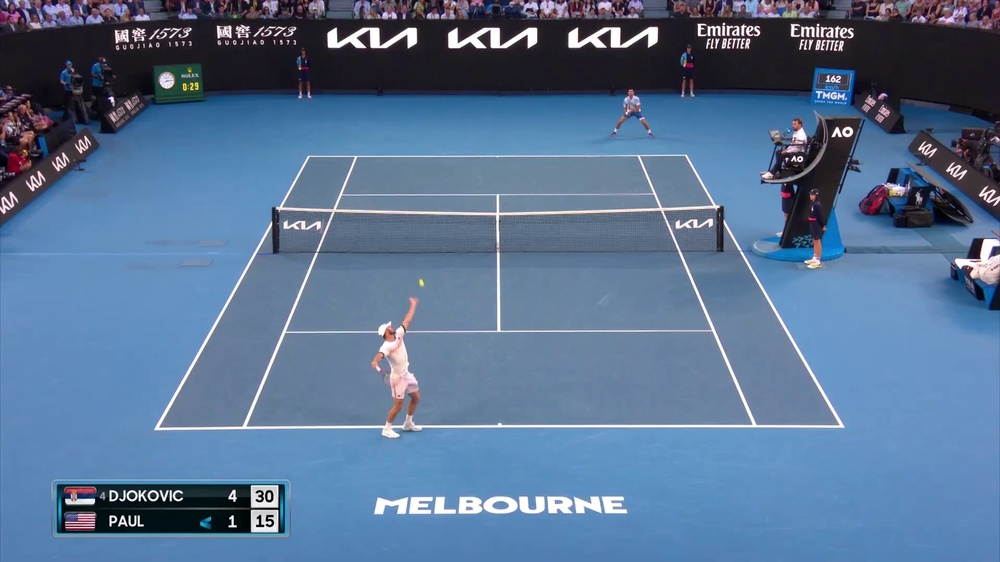
#> input picture photos/court_detection.jpg, 1000 x 562 px, shrunk from 1920 x 1080 before the run, found by its file name
$ python test_line_detector.py
#> lines starting #> are read from the running program, lines starting #| are printed output that depends on the picture; after the words box and inside, x2 and y2 are one past the last pixel; in counts of white or black regions, pixels touching at a corner belong together
import cv2
import numpy as np
def threshold_otsu(
    image: np.ndarray, max_value: int = 255, inverse: bool = False
) -> np.ndarray:

    flags = cv2.THRESH_BINARY_INV if inverse else cv2.THRESH_BINARY
    flags += cv2.THRESH_OTSU
    _, img = cv2.threshold(image, 0, max_value, flags)
    return img

#Read the image
img = cv2.imread("photos/court_detection.jpg")
#> img is the input picture: shape (562, 1000, 3); mean B, G, R 147.4, 115, 88.7
#Create boundary coordinates
lower = np.array([180, 180, 100])
upper = np.array([255, 255, 255])
#Create a mask using the boundary coordinates
mask = cv2.inRange(img, lower, upper)
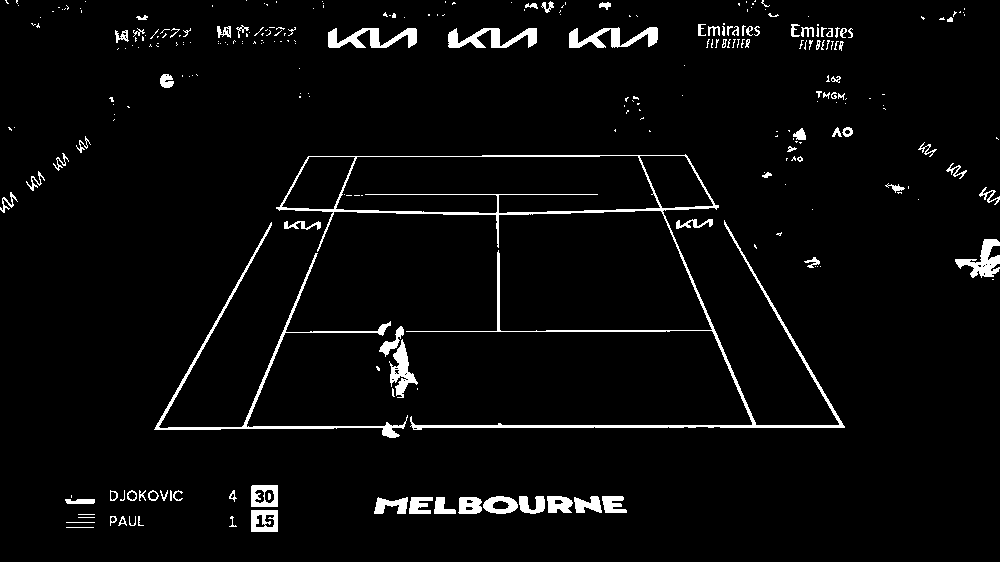
#> mask: shape (562, 1000); 3.7% white; 279 white regions (187 under 20 px), largest, box (x1, y1, x2, y2) and area: (276, 154, 845, 430) 5892, (154, 222, 408, 438) 2294, (328, 28, 417, 48) 906
#Use the mask to create a masked image
masked_img = cv2.bitwise_and(img, img, mask=mask)
gray = cv2.cvtColor(masked_img, cv2.COLOR_BGR2GRAY)
corners = cv2.cornerHarris(gray, 9, 3, 0.01)
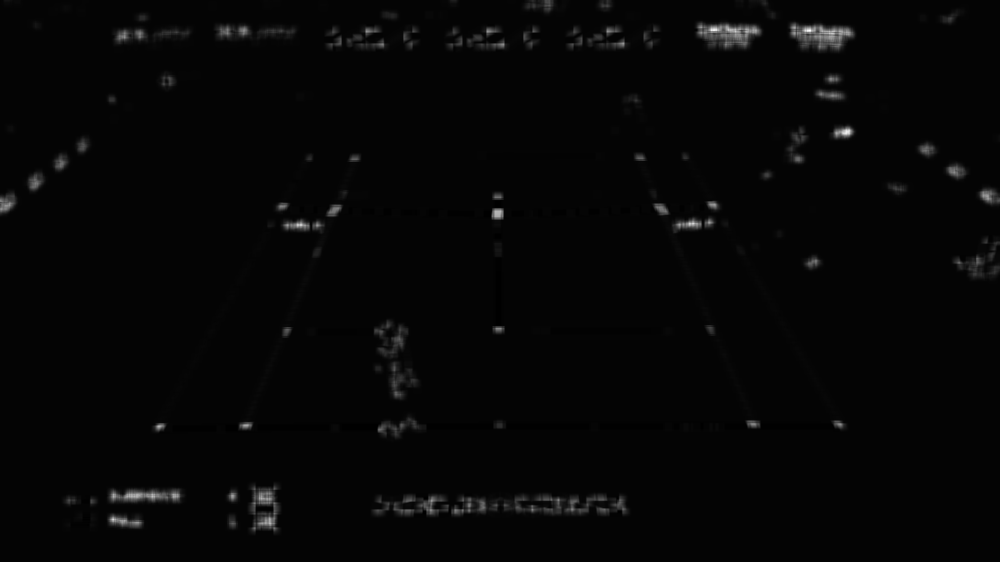
#> corners: shape (562, 1000) float32; min -0.00189, max 0.0959, mean 0.000865; drawn with min black and max white
zero_array = np.zeros_like(img)
corners = cv2.normalize(corners, zero_array, 255, 0, cv2.NORM_MINMAX).astype(np.uint8)
thresh = threshold_otsu(corners)
#> in threshold_otsu, `_, img = cv2.threshold(image, 0, max_value, flags)`:
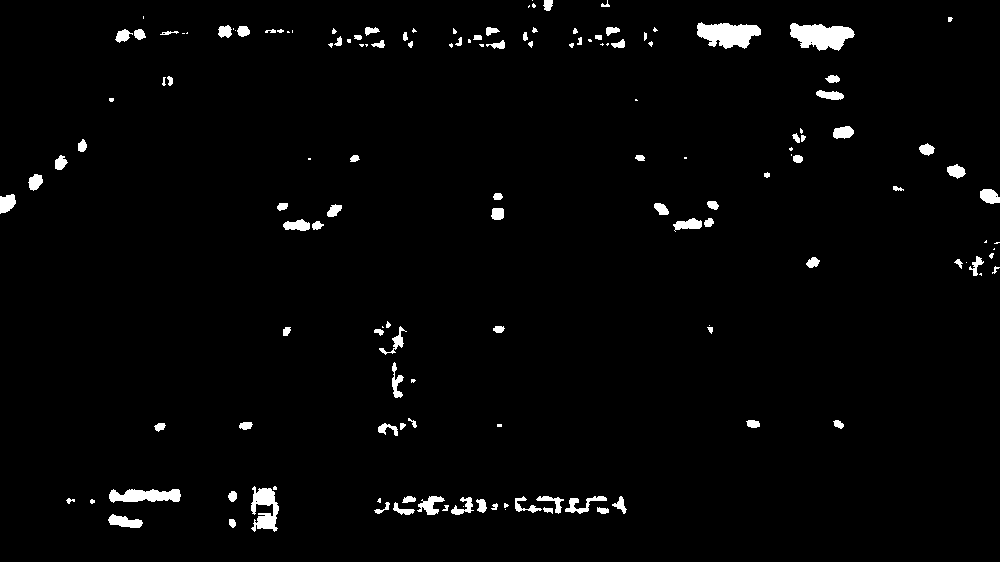
#> img: shape (562, 1000); 2.3% white; 147 white regions (50 under 20 px), largest, box (x1, y1, x2, y2) and area: (790, 23, 855, 51) 1222, (697, 22, 761, 49) 1167, (251, 486, 279, 532) 776
dilated = cv2.dilate(
        thresh,
        cv2.getStructuringElement(cv2.MORPH_RECT, (3, 3)),
        iterations=1,
    )
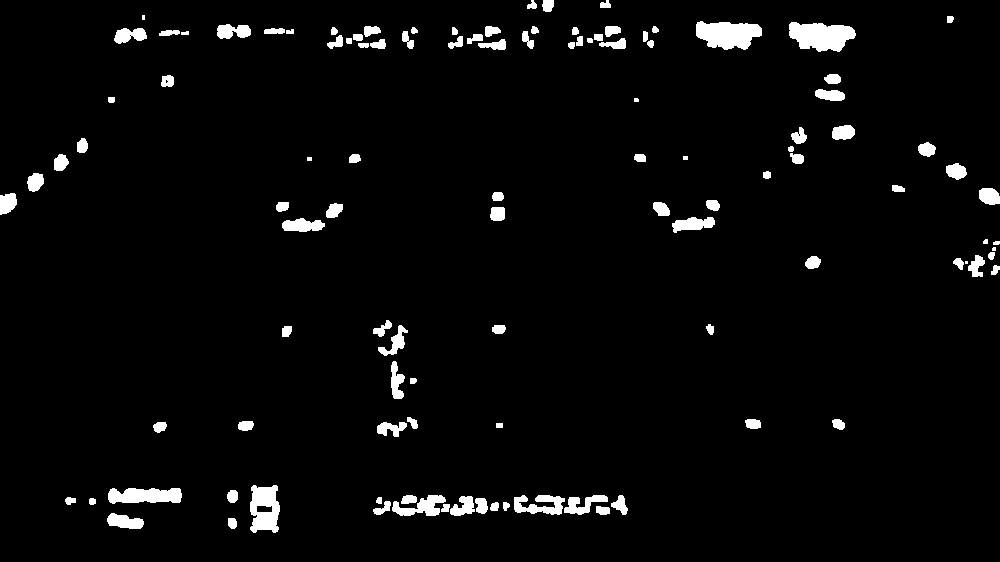
#> dilated: shape (562, 1000); 3.5% white; 112 white regions (4 under 20 px), largest, box (x1, y1, x2, y2) and area: (789, 22, 856, 52) 1451, (696, 21, 762, 50) 1404, (250, 485, 280, 533) 1092
#Show the masked image
cv2.imshow("Masked Image", dilated)
cv2.waitKey(0)
